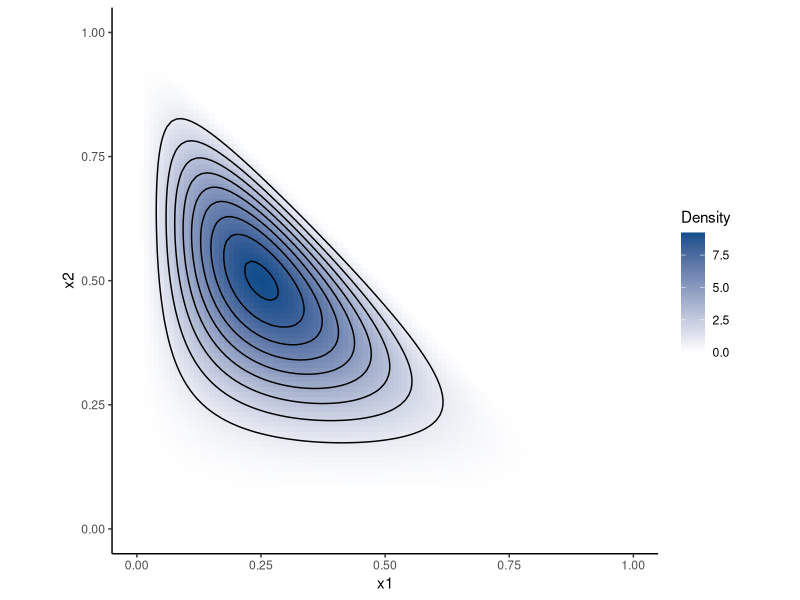
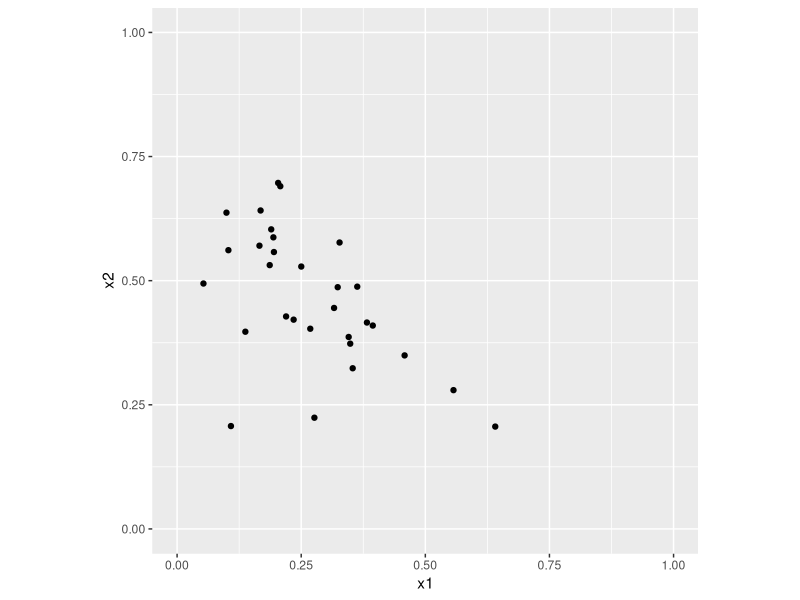
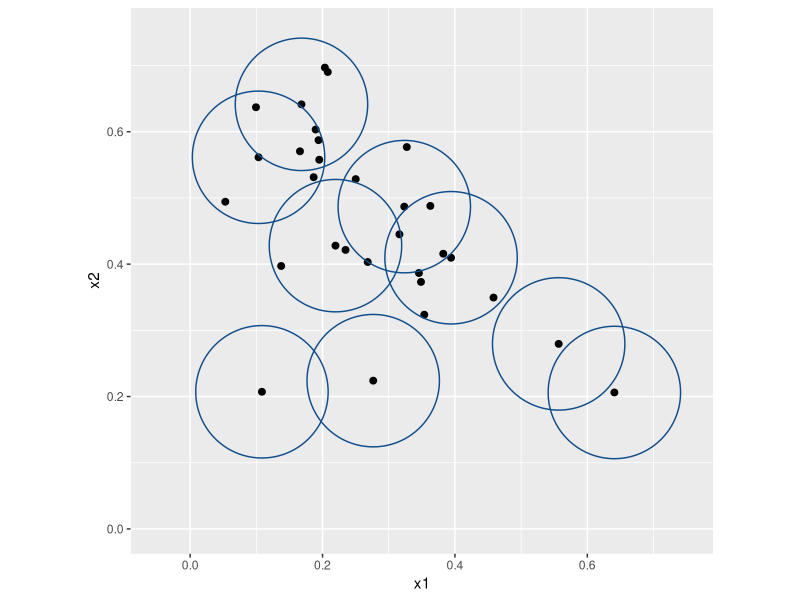
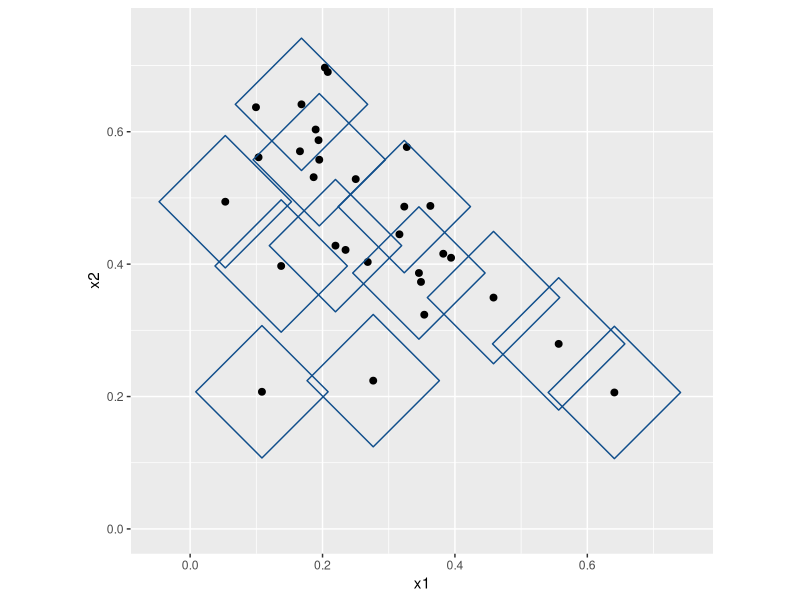
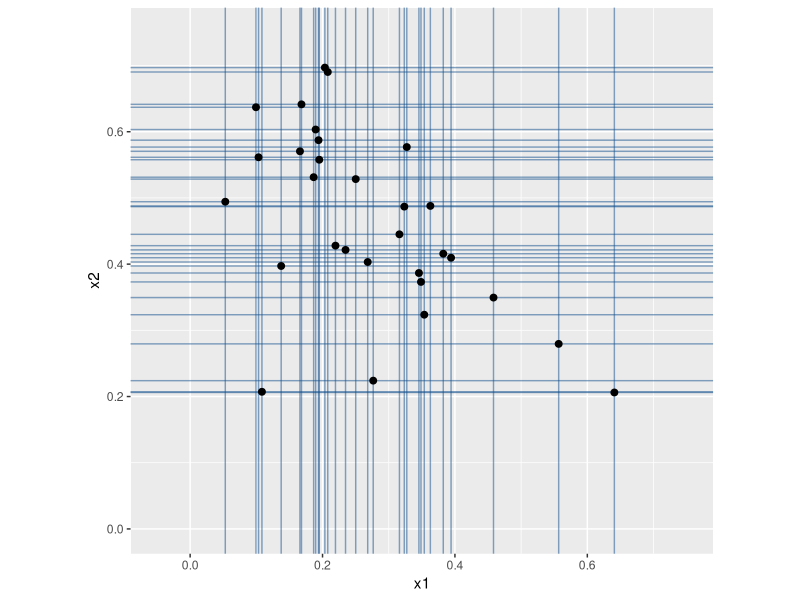
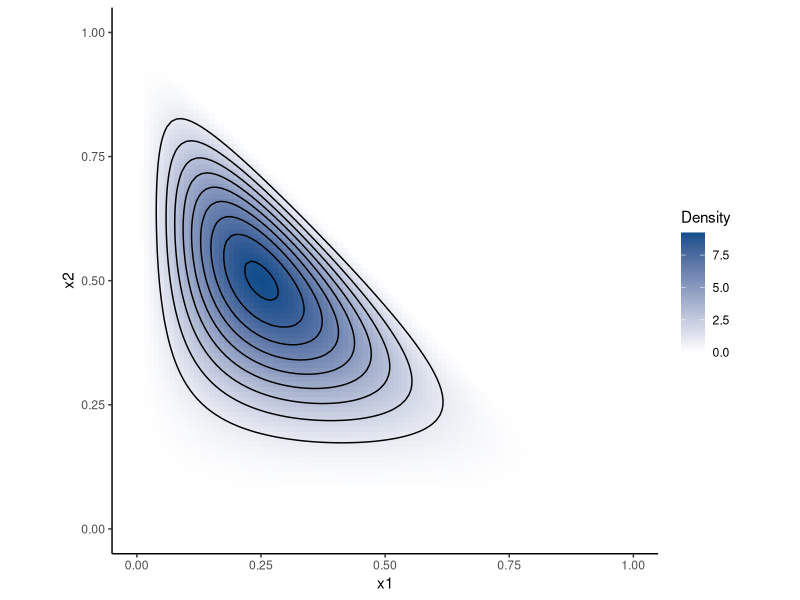
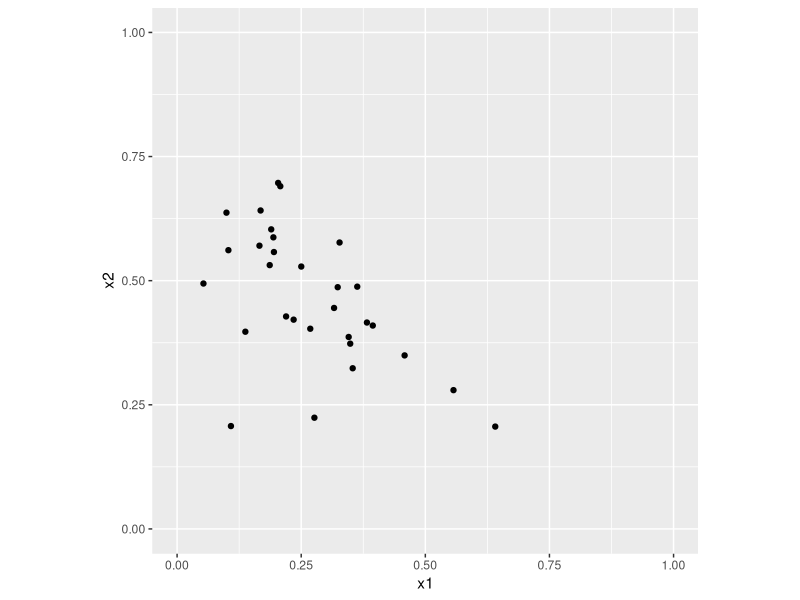
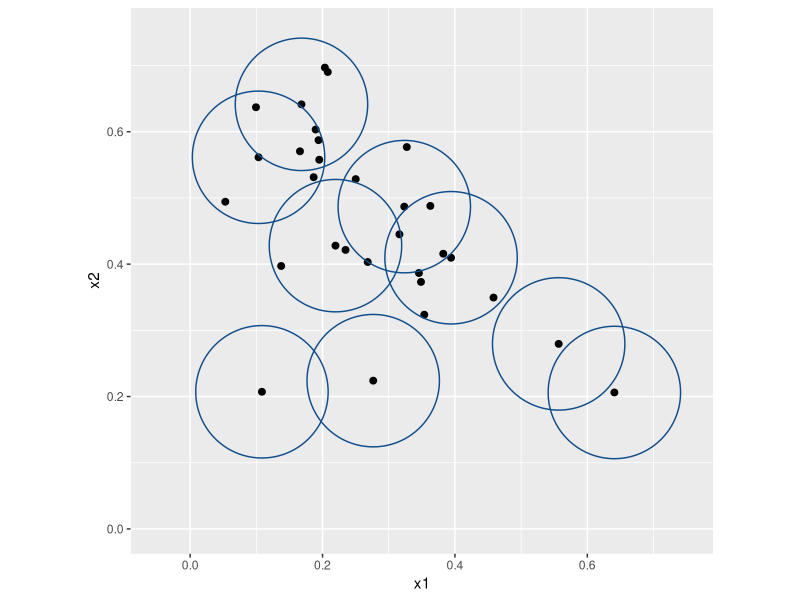

Generate these figures, in order, with R:
# Metric Entropy

library("MCMCpack")
library("ggplot2")
library("dplyr")

width = 4

# visualization of the entropy of a dirichlet distribution
alpha = c(3, 5, 3)

# use 3d x to plot in 2d as the third dimension is degenerate as x1 + x2 + x3 = 1
x = expand.grid(x1 = seq(0, 1, 0.01), x2 = seq(0, 1, 0.01))
x[,3] = 1 - x[,1] - x[,2]

# compute density
dens = apply(x, 1, ddirichlet, alpha = alpha)
density_data = data.frame(x1 = x[,1], x2 = x[,2], x3 = x[,3], z = dens)

# compute entropy
# helper function
Beta = function(alpha) {
  prod(gamma(alpha)) / gamma(sum(alpha))
}
# Shannon entropy of dirichlet
dir_ent = function(alpha) {
  alpha0 = sum(alpha)
  K = length(alpha)
  log(Beta(alpha)) + (alpha0 - K) * digamma(alpha0) - sum((alpha - 1) * digamma(alpha))
}
dir_ent(alpha)

# Renyi entropy of 3d (i.e. 2d) dirichlet
# alpha is 3d parameter of gamma distribution, lambda is parameter of renyi entropy
dir_renyi = function (alpha, lambda) {
  G_lambda = gamma(sum(alpha))^lambda * prod(gamma(lambda * alpha - lambda + 1)) /
    (gamma(lambda * (sum(alpha) - 3) + 3) * (prod(gamma(alpha))^lambda))
  return(log(G_lambda) / (1 - lambda))
}
# test
dir_renyi(alpha, 2)

# compute renyi entropy for different parameters
q = c(0.01, 0.5, 0.99, 1.01, 2, 10)
dirichlet_renyi_q = sapply(q, dir_renyi, alpha = alpha)
dirichlet_renyi_q
round(dirichlet_renyi_q, 3)
# shannon entropy
round(dir_ent(alpha), 3)


# plot density
ggplot(data = density_data) + 
  geom_raster(aes(x = x1, y = x2, fill = z)) +
  scale_fill_gradient2("Density", low = "white", high = "dodgerblue4") + 
  geom_contour(aes(x = x1, y = x2, z = z), color = "black") +
  theme_classic() + 
  coord_fixed(xlim = c(0, 1), ylim = c(0, 1))
ggsave("plots/dirichlet_density.pdf", width = width, height = 0.9 * width)

###########################################################################################
# set seed 1234
set.seed(1234)
# draw a random sample
dir_data = rdirichlet(n = 30, alpha = alpha) %>% as.data.frame()
colnames(dir_data) = c("x1", "x2", "x3")
ggplot(data = dir_data, aes(x = x1, y = x2)) +
  geom_point() + 
  coord_fixed(xlim = c(0, 1), ylim = c(0, 1))
ggsave("plots/dirichlet_sample.pdf", width = width, height = 0.9 * width)


library("ggforce")
colnames(dir_data) = c("x1", "x2", "x3")
dir_data$r = 0.1
dir_data$id = 1:nrow(dir_data)

# euclidean covering = 9
selected = c(1, 2, 5, 11, 15, 18, 13, 22, 27)
length(selected)
dir_data$selected = (1:nrow(dir_data)) %in% selected
ggplot() +
  geom_point(aes(x = x1, y = x2), data = dir_data, size = 2) +
  # geom_text(aes(x = x1, y = x2, label = id), data = dir_data, col = "red", size = 5) + 
  geom_circle(aes(x0 = x1, y0 = x2, r = r), 
              color = "dodgerblue4", alpha = 0.5,
              data = filter(dir_data, selected)) +
  coord_fixed(xlim = c(-0.05, 0.75), ylim = c(0, 0.75))
ggsave("plots/l2_covering.pdf", width = width, height = 0.9 * width)


# l1 covering = 12
selected = c(2, 3, 4, 5, 11, 18, 19, 21, 25, 13, 22, 27)
length(selected)
dir_data$selected = (1:nrow(dir_data)) %in% selected
ggplot() +
  geom_point(aes(x = x1, y = x2), data = dir_data, size = 2) +
  # geom_text(aes(x = x1, y = x2, label = id), data = dir_data, col = "red", size = 5) + 
  geom_circle(aes(x0 = x1, y0 = x2, r = r), n = 4, 
              color = "dodgerblue4", alpha = 0.5,
              data = filter(dir_data, selected)) +
  coord_fixed(xlim = c(-0.05, 0.75), ylim = c(0, 0.75))
ggsave("plots/l1_covering.pdf", width = width, height = 0.9 * width)


# l0 covering = 30
ggplot(data = dir_data) +
  geom_hline(aes(yintercept = x2), color = "dodgerblue4", alpha = 0.5) +
  geom_vline(aes(xintercept = x1), color = "dodgerblue4", alpha = 0.5) + 
  geom_point(aes(x = x1, y = x2), size = 2) +
  coord_fixed(xlim = c(-0.05, 0.75), ylim = c(0, 0.75))
ggsave("plots/l0_covering.pdf", width = width, height = 0.9 * width)
